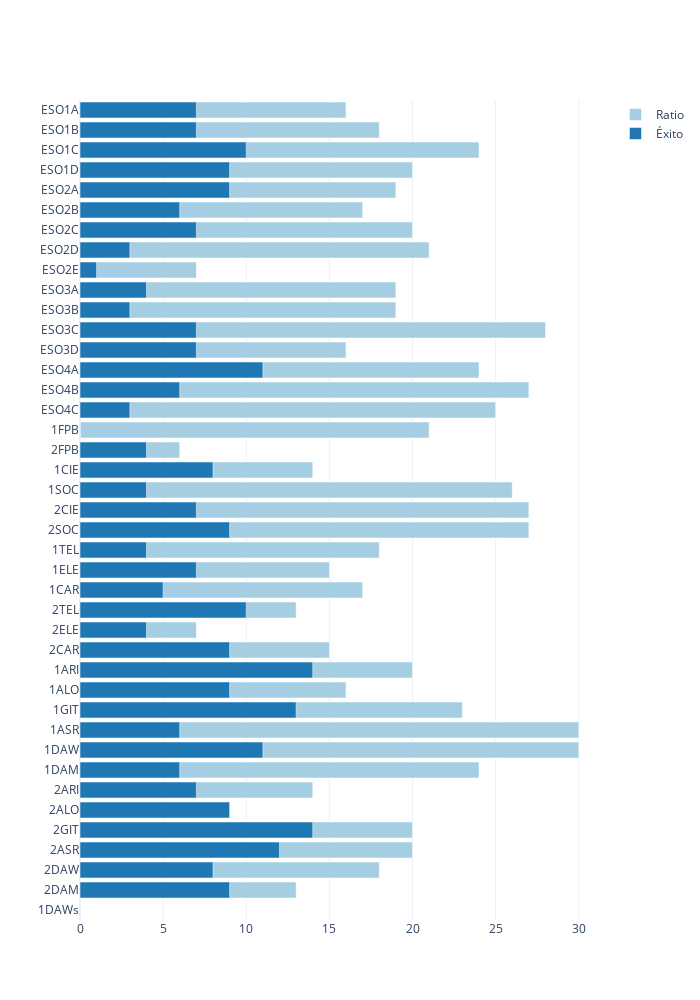

The cell this chart's notebook holds for it:
### Markdown cell above
## ÉXITO EN VALORES ABSOLUTOS

### Code cell
myplotly.hbar((dfc['ratio'], dfc['éxito_abs']), dfc.index, trace_names=('Ratio', 'Éxito'))

### Figure 1 — Plotly figure (JSON) as saved in the notebook; plotly's stock layout.template omitted (floating-point values rounded to 4 significant figures)
{"data": [{"marker": {"color": "rgb(166,206,227)"}, "name": "Ratio", "orientation": "h", "type": "bar", "x": [16, 18, 24, 20, 19, 17, 20, 21, 7, 19, 19, 28, 16, 24, 27, 25, 21, 6, 14, 26, 27, 27, 18, 15, 17, 13, 7, 15, 20, 16, 23, 30, 30, 24, 14, 9, 20, 20, 18, 13, null], "y": ["ESO1A", "ESO1B", "ESO1C", "ESO1D", "ESO2A", "ESO2B", "ESO2C", "ESO2D", "ESO2E", "ESO3A", "ESO3B", "ESO3C", "ESO3D", "ESO4A", "ESO4B", "ESO4C", "1FPB", "2FPB", "1CIE", "1SOC", "2CIE", "2SOC", "1TEL", "1ELE", "1CAR", "2TEL", "2ELE", "2CAR", "1ARI", "1ALO", "1GIT", "1ASR", "1DAW", "1DAM", "2ARI", "2ALO", "2GIT", "2ASR", "2DAW", "2DAM", "1DAWs"]}, {"marker": {"color": "rgb(31,120,180)"}, "name": "Éxito", "orientation": "h", "type": "bar", "x": [7, 7, 10, 9, 9, 6, 7, 3, 1, 4, 3, 7, 7, 11, 6, 3, 0, 4, 8, 4, 7, 9, 4, 7, 5, 10, 4, 9, 14, 9, 13, 6, 11, 6, 7, 9, 14, 12, 8, 9, null], "y": ["ESO1A", "ESO1B", "ESO1C", "ESO1D", "ESO2A", "ESO2B", "ESO2C", "ESO2D", "ESO2E", "ESO3A", "ESO3B", "ESO3C", "ESO3D", "ESO4A", "ESO4B", "ESO4C", "1FPB", "2FPB", "1CIE", "1SOC", "2CIE", "2SOC", "1TEL", "1ELE", "1CAR", "2TEL", "2ELE", "2CAR", "1ARI", "1ALO", "1GIT", "1ASR", "1DAW", "1DAM", "2ARI", "2ALO", "2GIT", "2ASR", "2DAW", "2DAM", "1DAWs"]}], "layout": {"barmode": "overlay", "height": 1000, "title": {"text": ""}, "width": 700, "xaxis": {"autorange": true, "range": [0, 31.58], "type": "linear"}, "yaxis": {"autorange": true, "range": [40.5, -0.5], "type": "category"}}}
